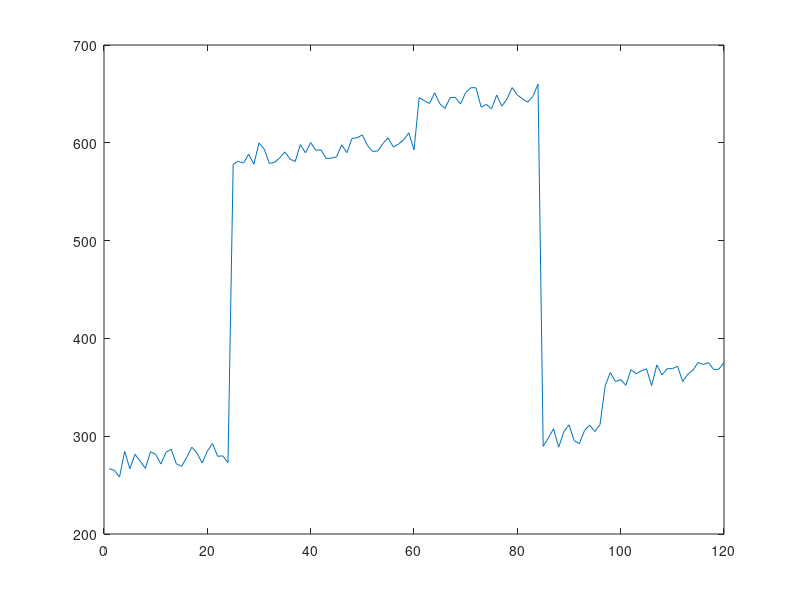

The MATLAB script that drew this image:
%car cost calculator

time = 1:120;%times in months
o=ones(size(time));
z=zeros(size(time));

c=[z(1:24) o(25:end)];

load('fuel')


%Golf details

monthly_miles = [o(1:24).*900 100.*o(25:end)];%vector of monthly mileage over time

monthly_payment = 0;%[0.*ones(1,24) 351.*ones(1,60) zeros(1,36)];

mpg = 27.5;
premium = 0.2;

maintenance = monthly_miles.*.1;%[zeros(1,60) monthly_miles(61:84).*.05 monthly_miles(85:end).*.1];%vector of monthly maintenance over time

insurance =  66.*o;%[z(1:24) 72.*o(25:end)];

gti_cost = monthly_payment + (monthly_miles./mpg).*(fuel+premium) + maintenance + insurance;



%New car details
c=[z(1:24) o(25:end)];

monthly_miles = c.*800;%vector of monthly mileage over time

monthly_payment = [c(1:84).*351 z(85:end)];%[0.*ones(1,24) 351.*ones(1,60) zeros(1,36)];

mpg = 40;
premium = 0.2;

maintenance = [z(1:60) monthly_miles(61:96).*.05 monthly_miles(97:end).*.12];%[zeros(1,60) monthly_miles(61:84).*.05 monthly_miles(85:end).*.1];%vector of monthly maintenance over time

insurance =  72.*c;%[z(1:24) 72.*o(25:end)];

new_golf_cost = monthly_payment + (monthly_miles./mpg).*(fuel+premium) + (monthly_miles./mkwh)./efficiency*kwh + maintenance + insurance;

total_cost_new_golf =gti_cost + new_golf_cost;

plot(total_cost_new_golf);